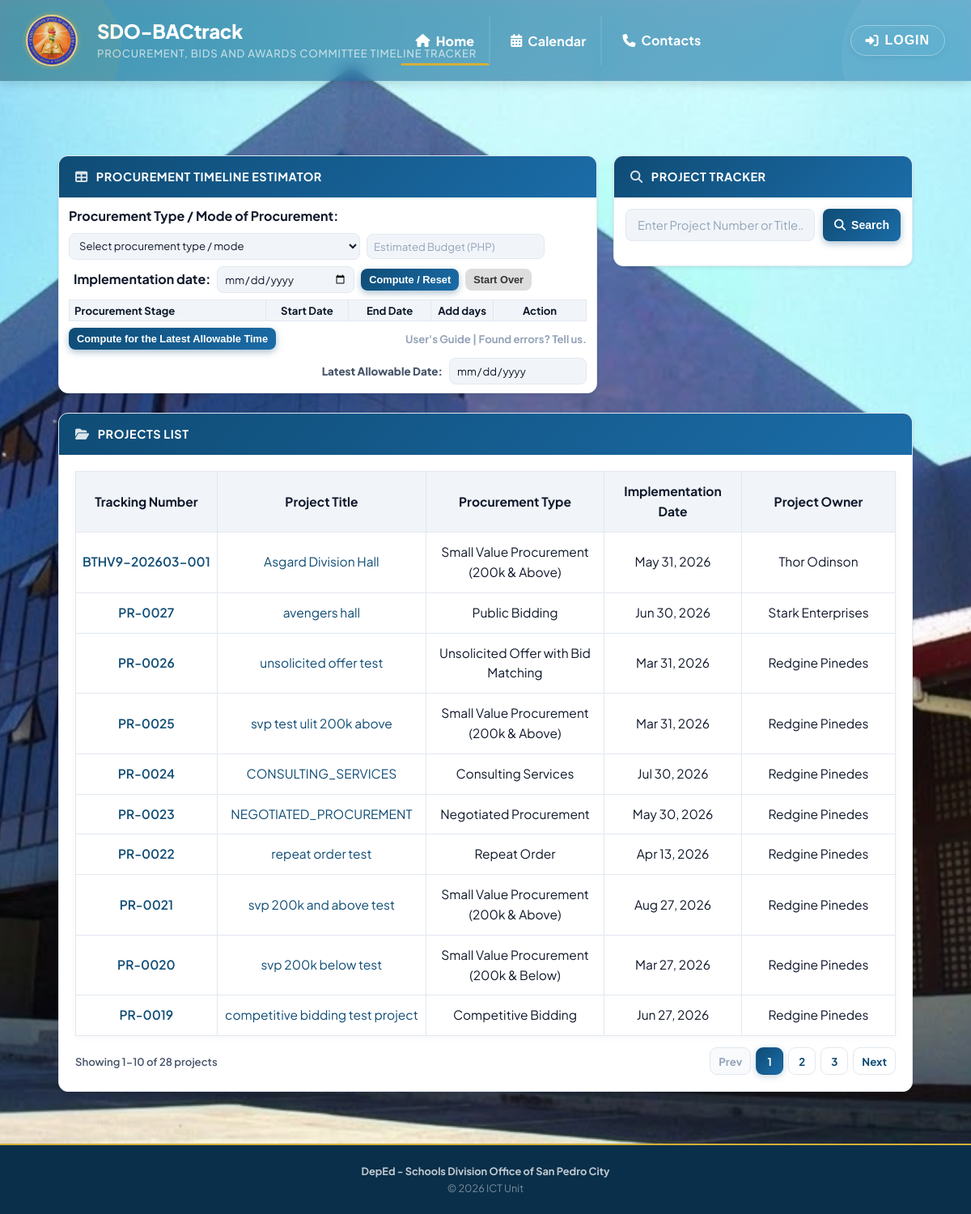
Screenshot of /admin/landing.php with the database file from the repository.
### tables this page shows
CREATE TABLE `projects` (
  `id` int(11) NOT NULL,
  `title` varchar(255) NOT NULL,
  `bactrack_id` varchar(32) DEFAULT NULL,
  `description` text DEFAULT NULL,
  `procurement_type` varchar(50) NOT NULL DEFAULT 'PUBLIC_BIDDING',
  `project_start_date` date DEFAULT NULL,
  `project_owner_name` varchar(255) DEFAULT NULL,
  `created_by` int(11) NOT NULL,
  `approval_status` enum('DRAFT','PENDING_APPROVAL','APPROVED','REJECTED') NOT NULL DEFAULT 'APPROVED',
  `rejection_remarks` text DEFAULT NULL,
  `rejected_by` int(11) DEFAULT NULL,
  `rejected_at` timestamp NULL DEFAULT NULL,
  `created_at` timestamp NOT NULL DEFAULT current_timestamp(),
  `updated_at` timestamp NOT NULL DEFAULT current_timestamp() ON UPDATE current_timestamp()
);

### admin/landing.php (the view, shortened to what the rows shown need)
<!DOCTYPE html>
<html lang="en">
<head>
    <link rel="stylesheet" href="https://cdnjs.cloudflare.com/ajax/libs/font-awesome/6.5.1/css/all.min.css">
    <link href="https://cdn.jsdelivr.net/npm/fullcalendar@6.1.10/index.global.min.css" rel="stylesheet">
</head>
<body>
    <header class="site-header">
        <div class="header-inner">
            <div class="header-text-group">
                <h1><?php echo APP_NAME; ?></h1>
            </div>
        </div>
    </header>
    <main class="main-content">
        <div class="content-wrap">
            <section id="landing-home-panel" class="landing-tab-panel active" role="tabpanel" aria-labelledby="landing-home-tab">
            <div class="top-panels">
            <div class="data-card estimator-card">
                <div class="card-body">
                    <table style="width:100%;border-collapse:collapse;">
                        <thead>
                            <tr style="background:var(--bg-secondary);">
                                <th style="padding:5px 6px;border:1px solid var(--border-color);width:38%;text-align:left;">Procurement Stage</th>
                                <th style="padding:5px 6px;border:1px solid var(--border-color);width:16%;">Start Date</th>
                                <th style="padding:5px 6px;border:1px solid var(--border-color);width:16%;">End Date</th>
                                <th style="padding:5px 6px;border:1px solid var(--border-color);width:12%;">Add days</th>
                                <th style="padding:5px 6px;border:1px solid var(--border-color);width:18%;">Action</th>
                            </tr>
                        </thead>
                    </table>
                </div>
            </div>
            </div>
            <?php
            require_once __DIR__ . '/../models/Project.php';
            $projectModel = new Project();
            $allProjects = $projectModel->getAll([]);
            $projectsPerPage = 10;
            $currentPage = isset($_GET['page']) ? (int) $_GET['page'] : 1;
            $offset = ($currentPage - 1) * $projectsPerPage;
            $projects = array_slice($allProjects, $offset, $projectsPerPage);
            ?>
            <div class="data-card projects-card">
                <div class="card-body">
                <?php if (empty($projects)): ?>
                    <div class="empty-state" style="text-align:center;padding:32px 0;">
                        <div class="empty-icon" style="font-size:2.5rem;color:var(--text-muted);"><i class="fas fa-folder-plus"></i></div>
                        <h3 style="margin:12px 0 6px;">No projects found</h3>
                        <p style="color:var(--text-muted);">No BAC projects have been created yet.</p>
                    </div>
                <?php else: ?>
                    <div class="table-responsive">
                        <table class="data-table" style="width:100%;font-size:0.97rem;border-collapse:collapse;box-shadow:0 2px 8px rgba(0,0,0,0.04);">
                            <thead style="background: #f1f5f9;">
                                <tr>
                                    <th style="text-align:center; width: 150px; border:1px solid #e2e8f0; padding:12px 8px;">Tracking Number</th>
                                    <th style="text-align:center; border:1px solid #e2e8f0; padding:12px 8px;">Project Title</th>
                                    <th style="text-align:center; width: 220px; border:1px solid #e2e8f0; padding:12px 8px;">Procurement Type</th>
                                    <th style="text-align:center; width: 170px; border:1px solid #e2e8f0; padding:12px 8px;">Implementation Date</th>
                                    <th style="text-align:center; width: 190px; border:1px solid #e2e8f0; padding:12px 8px;">Project Owner</th>
                                </tr>
                            </thead>
                            <tbody>
                                <?php foreach ($projects as $project): ?>
                                <?php
                                    $procTypeKey = $project['procurement_type'] ?? '';
                                    $procTypeLabel = PROCUREMENT_TYPES[$procTypeKey] ?? $procTypeKey;
                                    $implementationDate = !empty($project['project_start_date'])
                                        ? date('M d, Y', strtotime($project['project_start_date']))
                                        : 'Not set';
                                    $projectOwner = !empty($project['creator_name'])
                                        ? $project['creator_name']
                                        : 'Unassigned';
                                ?>
                                <tr class="project-row" style="background:#fff;">
                                    <td style="text-align:center;font-weight:600;vertical-align:middle;border:1px solid #e2e8f0; padding:12px 8px;">
                                        <button
                                            type="button"
                                            class="project-open-link tracking-number-link"
                                            onclick="openBacProcessModal(<?php echo (int)$project['id']; ?>, <?php echo htmlspecialchars(json_encode($project['title']), ENT_QUOTES, 'UTF-8'); ?>, <?php echo htmlspecialchars(json_encode($project['description'] ?? ''), ENT_QUOTES, 'UTF-8'); ?>);"
                                            aria-label="Open BAC process for project <?php echo (int)$project['id']; ?>"
                                        >
                                            <?php echo htmlspecialchars($project['bactrack_id'] ?? sprintf('PR-%04d', $project['id'])); ?>
                                        </button>
                                    </td>
                                    <td style="text-align:center;vertical-align:middle;border:1px solid #e2e8f0; padding:12px 8px;">
                                        <button
                                            type="button"
                                            class="project-open-link"
                                            onclick="openBacProcessModal(<?php echo (int)$project['id']; ?>, <?php echo htmlspecialchars(json_encode($project['title']), ENT_QUOTES, 'UTF-8'); ?>, <?php echo htmlspecialchars(json_encode($project['description'] ?? ''), ENT_QUOTES, 'UTF-8'); ?>);"
                                        >
                                            <?php echo htmlspecialchars($project['title']); ?>
                                        </button>
                                    </td>
                                    <td style="text-align:center;vertical-align:middle;border:1px solid #e2e8f0; padding:12px 8px;">
                                        <?php echo htmlspecialchars($procTypeLabel); ?>
                                    </td>
                                    <td style="text-align:center;vertical-align:middle;border:1px solid #e2e8f0; padding:12px 8px;">
                                        <?php echo htmlspecialchars($implementationDate); ?>
                                    </td>
                                    <td style="text-align:center;vertical-align:middle;border:1px solid #e2e8f0; padding:12px 8px;">
                                        <?php echo htmlspecialchars($projectOwner); ?>
                                    </td>
                                </tr>
                                <?php endforeach; ?>
                            </tbody>
                        </table>
                    </div>
                <?php endif; ?>
                </div>
            </div>
            </section>
        </div>
    </main>
</body>
</html>

### rows the page displays
projects: bactrack "BTHV9-202603-001", title "Asgard Division Hall", procurement_type "Small Value Procurement (200k & Above)", project_start_date "May 31, 2026", projectOwner "Thor Odinson"
projects: bactrack+id "PR-0027", title "avengers hall", procurement_type "Public Bidding", project_start_date "Jun 30, 2026", projectOwner "Stark Enterprises"
projects: bactrack+id "PR-0026", title "unsolicited offer test", procurement_type "Unsolicited Offer with Bid Matching", project_start_date "Mar 31, 2026", projectOwner "Redgine Pinedes"
projects: bactrack+id "PR-0025", title "svp test ulit 200k above", procurement_type "Small Value Procurement (200k & Above)", project_start_date "Mar 31, 2026", projectOwner "Redgine Pinedes"
projects: bactrack+id "PR-0024", title "CONSULTING_SERVICES", procurement_type "Consulting Services", project_start_date "Jul 30, 2026", projectOwner "Redgine Pinedes"
projects: bactrack+id "PR-0023", title "NEGOTIATED_PROCUREMENT", procurement_type "Negotiated Procurement", project_start_date "May 30, 2026", projectOwner "Redgine Pinedes"
projects: bactrack+id "PR-0022", title "repeat order test", procurement_type "Repeat Order", project_start_date "Apr 13, 2026", projectOwner "Redgine Pinedes"
projects: bactrack+id "PR-0021", title "svp 200k and above test", procurement_type "Small Value Procurement (200k & Above)", project_start_date "Aug 27, 2026", projectOwner "Redgine Pinedes"
projects: bactrack+id "PR-0020", title "svp 200k below test", procurement_type "Small Value Procurement (200k & Below)", project_start_date "Mar 27, 2026", projectOwner "Redgine Pinedes"
projects: bactrack+id "PR-0019", title "competitive bidding test project", procurement_type "Competitive Bidding", project_start_date "Jun 27, 2026", projectOwner "Redgine Pinedes"

### other values shown
APP_NAME "SDO-BACtrack"
APP_SUBTITLE "PROCUREMENT, BIDS AND AWARDS COMMITTEE TIMELINE TRACKER"
$startRow "1"
$endRow "10"
$totalProjects "28"
